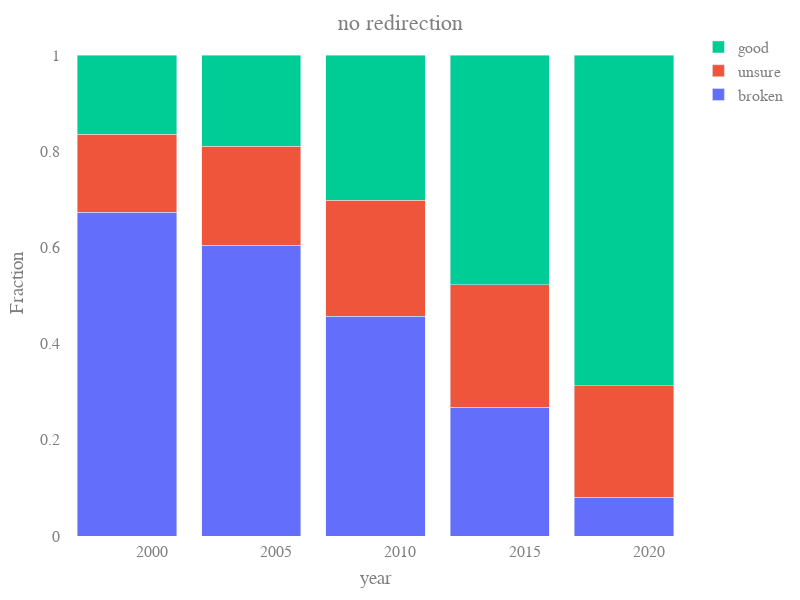
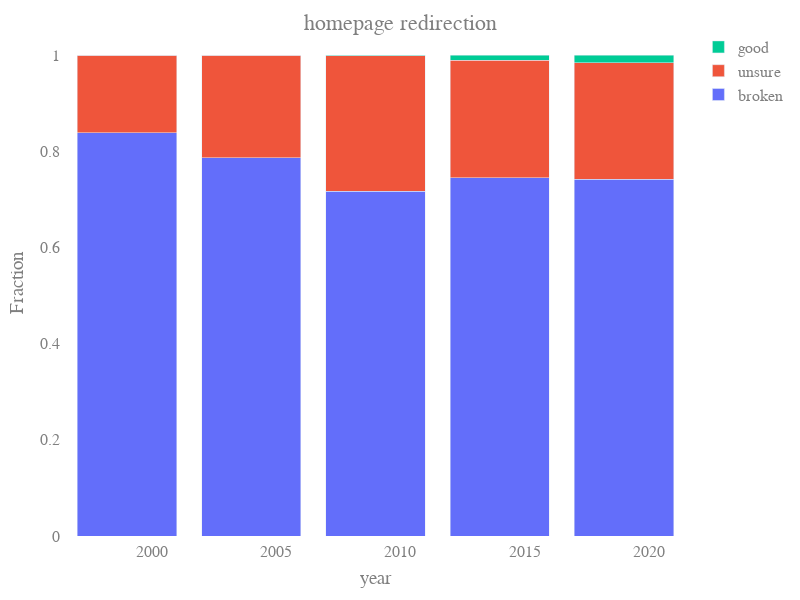
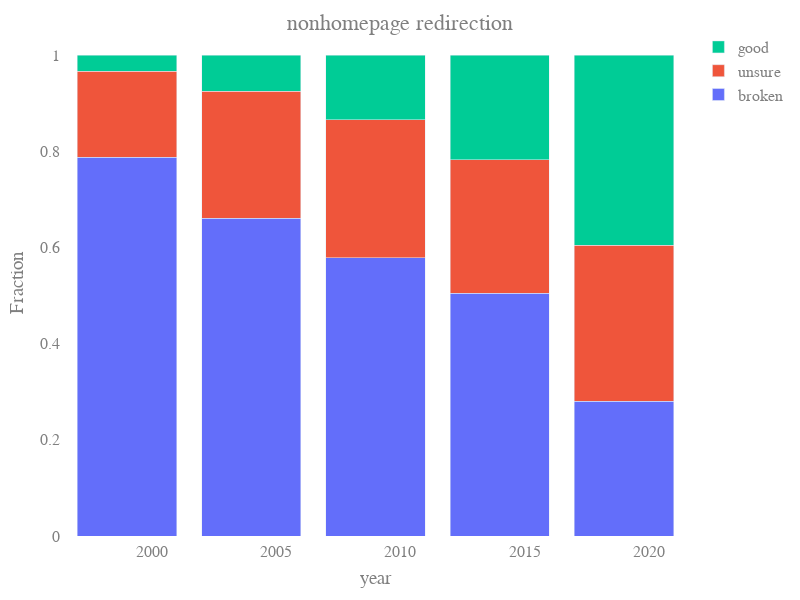

The notebook cell saved with these charts, in order:
### Markdown cell above
## 200 Stauts code broken rate
- Categorized as broken, unsure, and good
- urls with no similarities are considered as unsure

### Code cell
years = [1999, 2004, 2009, 2014, 2019]
df_template = pd.DataFrame({"broken":[0 for _ in years], 'unsure':[0 for _ in years], 'good': [0 for _ in years], 'year': years})
df_template.set_index('year', inplace=True)
indexes = ['no redirection', 'homepage redirection', 'non-home redirection']
total = [df_template.copy() for _ in range(3)]
noredir, home, nonhome = total
# urls_2xx = db.url_status_implicit_broken.find({'status': re.compile('^[23]')})
urls_2xx = db.url_update.aggregate([
    {"$match": {"updating": False}},
    {"$lookup": {
        "from": "url_status_implicit_broken",
        "localField": "_id",
        "foreignField": "_id",
        "as": "implicits"
    }},
    {"$match": {"detail": {"$ne": "no contents"}}},
    {"$unwind": "$implicits"},
    {"$replaceRoot": {"newRoot": "$implicits"}}
])
for url_2xx in urls_2xx:
    label = ''
    if 'similarity' not in url_2xx: label = 'unsure'
    elif url_2xx['similarity'] >= 0.8: label = 'good'
    elif url_2xx['similarity'] <= 0.2: label = 'broken'
    else: label = 'unsure'
    year, detail = url_2xx['year'], url_2xx['detail']
    total[indexes.index(detail)].loc[year, label] += 1
plotly_utils.plot_bar(noredir, xtitle='year', ytitle='Fraction', title='no redirection', stacked=True, unified=True)
plotly_utils.plot_bar(home, xtitle='year', ytitle='Fraction', title='homepage redirection', stacked=True, unified=True)
plotly_utils.plot_bar(nonhome, xtitle='year', ytitle='Fraction', title='nonhomepage redirection', stacked=True, unified=True)

### Figure 1 — Plotly figure (JSON) as saved in the notebook; plotly's stock layout.template omitted (floating-point values rounded to 4 significant figures)
{"data": [{"name": "broken", "type": "bar", "x": [1999, 2004, 2009, 2014, 2019], "y": [0.674, 0.6054, 0.4569, 0.2675, 0.08107]}, {"name": "unsure", "type": "bar", "x": [1999, 2004, 2009, 2014, 2019], "y": [0.1616, 0.2052, 0.2417, 0.255, 0.2311]}, {"name": "good", "type": "bar", "x": [1999, 2004, 2009, 2014, 2019], "y": [0.1643, 0.1895, 0.3014, 0.4775, 0.6879]}], "layout": {"autosize": false, "barmode": "stack", "font": {"color": "#7f7f7f", "family": "Time New Roman", "size": 16}, "height": 600, "margin": {"b": 50, "l": 50, "pad": 4, "r": 50, "t": 30}, "plot_bgcolor": "rgba(0, 0, 0, 0)", "title": {"text": "no redirection", "x": 0.5, "yanchor": "top"}, "width": 800, "xaxis": {"autorange": true, "range": [1996.0, 2022.0], "title": {"text": "year"}, "type": "linear"}, "yaxis": {"autorange": true, "range": [0, 1.053], "title": {"text": "Fraction"}, "type": "linear"}}}

### Figure 2 — Plotly figure (JSON) as saved in the notebook; plotly's stock layout.template omitted (floating-point values rounded to 4 significant figures)
{"data": [{"name": "broken", "type": "bar", "x": [1999, 2004, 2009, 2014, 2019], "y": [0.839, 0.7874, 0.7176, 0.7448, 0.7422]}, {"name": "unsure", "type": "bar", "x": [1999, 2004, 2009, 2014, 2019], "y": [0.161, 0.2124, 0.2814, 0.245, 0.2422]}, {"name": "good", "type": "bar", "x": [1999, 2004, 2009, 2014, 2019], "y": [0, 0.0001802, 0.001049, 0.01024, 0.01562]}], "layout": {"autosize": false, "barmode": "stack", "font": {"color": "#7f7f7f", "family": "Time New Roman", "size": 16}, "height": 600, "margin": {"b": 50, "l": 50, "pad": 4, "r": 50, "t": 30}, "plot_bgcolor": "rgba(0, 0, 0, 0)", "title": {"text": "homepage redirection", "x": 0.5, "yanchor": "top"}, "width": 800, "xaxis": {"autorange": true, "range": [1996.0, 2022.0], "title": {"text": "year"}, "type": "linear"}, "yaxis": {"autorange": true, "range": [0, 1.053], "title": {"text": "Fraction"}, "type": "linear"}}}

### Figure 3 — Plotly figure (JSON) as saved in the notebook; plotly's stock layout.template omitted (floating-point values rounded to 4 significant figures)
{"data": [{"name": "broken", "type": "bar", "x": [1999, 2004, 2009, 2014, 2019], "y": [0.7878, 0.6608, 0.5789, 0.5045, 0.2804]}, {"name": "unsure", "type": "bar", "x": [1999, 2004, 2009, 2014, 2019], "y": [0.1788, 0.2642, 0.2874, 0.278, 0.3246]}, {"name": "good", "type": "bar", "x": [1999, 2004, 2009, 2014, 2019], "y": [0.03345, 0.07498, 0.1337, 0.2175, 0.3951]}], "layout": {"autosize": false, "barmode": "stack", "font": {"color": "#7f7f7f", "family": "Time New Roman", "size": 16}, "height": 600, "margin": {"b": 50, "l": 50, "pad": 4, "r": 50, "t": 30}, "plot_bgcolor": "rgba(0, 0, 0, 0)", "title": {"text": "nonhomepage redirection", "x": 0.5, "yanchor": "top"}, "width": 800, "xaxis": {"autorange": true, "range": [1996.0, 2022.0], "title": {"text": "year"}, "type": "linear"}, "yaxis": {"autorange": true, "range": [0, 1.053], "title": {"text": "Fraction"}, "type": "linear"}}}
